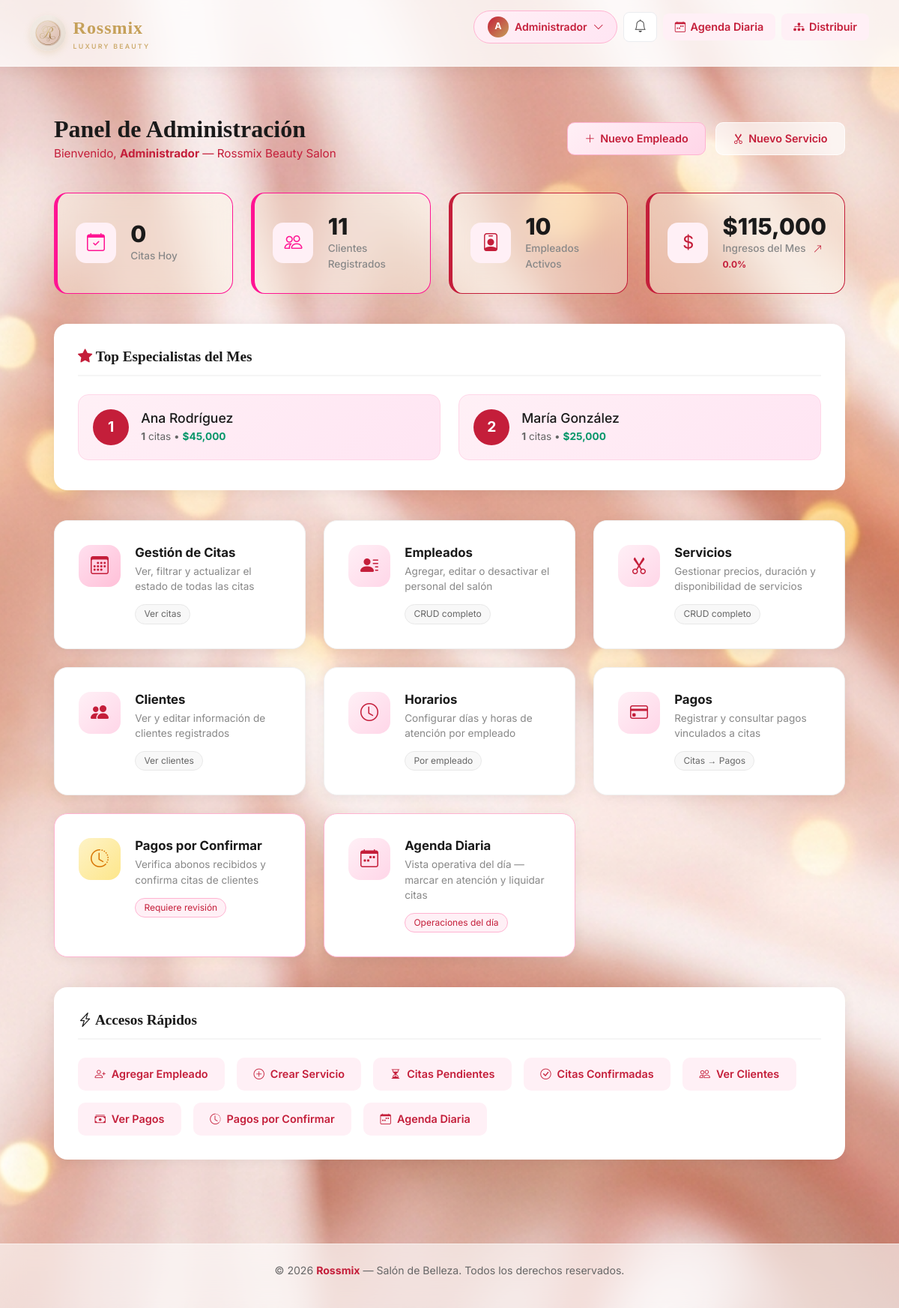
The page /admin/ (signed in) on the database its author committed.
### app/models/usuario.py (models this page shows, shortened)
class Usuario(db.Model):
    __tablename__ = 'usuario'
    __table_args__ = (
        CheckConstraint("telefono ~ '^[0-9]{10}$'", name='ck_usuario_telefono_10_digitos'),
    )
    id = db.Column(db.Integer, primary_key=True)
    nombre = db.Column(db.String(100), nullable=False)
    email = db.Column(db.String(150), unique=True, nullable=False)
    telefono = db.Column(db.String(10), nullable=False)
    password = db.Column(db.String(200), nullable=False)
    tipo_usuario   = db.Column(db.String(20), nullable=False, index=True)
    fecha_registro = db.Column(db.DateTime, default=datetime.now)
    activo         = db.Column(db.Boolean, default=True)
    id_empleado = db.Column(db.Integer, db.ForeignKey('empleados.id_empleado', ondelete='SET NULL'), nullable=True)
    empleado_vinculado = db.relationship('Empleado', foreign_keys=[id_empleado], backref='usuario_cuenta', uselist=False)
    citas = db.relationship('Cita', backref='cliente', lazy=True, foreign_keys='Cita.id_cliente')
    notificaciones = db.relationship('Notificacion', backref='usuario', lazy=True)

### app/models/empleado.py (models this page shows, shortened)
class Empleado(db.Model):
    __tablename__ = 'empleados'
    id_empleado = db.Column(db.Integer, primary_key=True)
    nombre = db.Column(db.String(100), nullable=False)
    especialidad = db.Column(db.String(100))
    activo = db.Column(db.Boolean, default=True)
    fecha_registro = db.Column(db.DateTime, default=datetime.now)
    horarios = db.relationship('HorarioEmpleado', backref='empleado', lazy=True, cascade='all, delete-orphan')
    citas = db.relationship('Cita', backref='empleado', lazy=True)

### app/views/admin/dashboard.py (the view)
@admin_bp.route('/')
@admin_required
def dashboard():
    hoy = datetime.now().date()
    citas_hoy = Cita.query.filter(
        func.date(Cita.fecha_hora_inicio) == hoy,
        Cita.estado.in_(['pendiente_pago', 'confirmada', 'en_atencion'])
    ).count()
    total_clientes = Usuario.query.filter(
        func.lower(func.trim(Usuario.tipo_usuario)) == 'cliente',
        Usuario.activo.is_(True)
    ).count()
    empleados_activos = Empleado.query.filter_by(activo=True).count()
    primer_dia_mes = datetime.now().replace(day=1, hour=0, minute=0, second=0, microsecond=0)
    ingresos_mes = db.session.query(func.sum(Cita.monto_total)).filter(
        Cita.fecha_hora_inicio >= primer_dia_mes,
        Cita.estado.in_(['completada', 'confirmada'])
    ).scalar() or 0
    primer_dia_mes_anterior = primer_dia_mes - relativedelta(months=1)
    ingresos_mes_anterior = db.session.query(func.sum(Cita.monto_total)).filter(
        Cita.fecha_hora_inicio >= primer_dia_mes_anterior,
        Cita.fecha_hora_inicio < primer_dia_mes,
        Cita.estado.in_(['completada', 'confirmada'])
    ).scalar() or 0
    crecimiento_ingresos = 0
    if ingresos_mes_anterior > 0:
        crecimiento_ingresos = ((ingresos_mes - ingresos_mes_anterior) / ingresos_mes_anterior) * 100
    pagos_pendientes = db.session.query(func.count(Cita.id_cita)).filter(
        Cita.estado.in_(['confirmada', 'en_atencion']),
        ~db.session.query(Pago.id_pago).filter(
            Pago.id_cita == Cita.id_cita
        ).exists()
    ).scalar() or 0
    top_especialistas = db.session.query(
        Empleado.nombre,
        func.sum(Cita.monto_total).label('ingresos_generados'),
        func.count(Cita.id_cita).label('total_citas')
    ).join(Cita, Cita.id_empleado == Empleado.id_empleado)\
     .filter(Cita.estado == 'completada')\
     .group_by(Empleado.id_empleado)\
     .order_by(func.sum(Cita.monto_total).desc())\
     .limit(3).all()
    stats = {
        'citas_hoy': citas_hoy,
        'total_clientes': total_clientes,
        'empleados_activos': empleados_activos,
        'ingresos_mes': float(ingresos_mes),
        'ingresos_mes_anterior': float(ingresos_mes_anterior),
        'crecimiento_ingresos': float(crecimiento_ingresos),
        'pagos_pendientes': pagos_pendientes,
        'top_especialistas': top_especialistas
    }
    return render_template('dashboard_admin.html', stats=stats)

### app/templates/dashboard_admin.html (shortened to what this page needs)
{% extends 'base.html' %}
{% block content %}
<div class="admin-wrapper">
    <div class="admin-topbar">
        <div class="admin-topbar-left">
            <h1>Panel de Administración</h1>
            <p style="color: #c41e3a;">Bienvenido, <strong style="color: #c41e3a;">{{ session.nombre }}</strong> — Rossmix Beauty Salon</p>
        </div>
        <div class="admin-topbar-right">
            <button onclick="abrirModalEmpleado()" class="topbar-btn topbar-btn-primary">
                <i class="bi bi-plus-lg"></i> Nuevo Empleado
            </button>
            <button onclick="abrirModalServicio()" class="topbar-btn topbar-btn-outline">
                <i class="bi bi-scissors"></i> Nuevo Servicio
            </button>
        </div>
    </div>
    <div class="stats-row">
        <div class="stat-card pink">
            <div class="stat-icon pink"><i class="bi bi-calendar-check"></i></div>
            <div class="stat-info">
                <div class="stat-num">{{ stats.citas_hoy }}</div>
                <div class="stat-lbl">Citas Hoy</div>
            </div>
        </div>
        <div class="stat-card purple">
            <div class="stat-icon purple"><i class="bi bi-people"></i></div>
            <div class="stat-info">
                <div class="stat-num">{{ stats.total_clientes }}</div>
                <div class="stat-lbl">Clientes Registrados</div>
            </div>
        </div>
        <div class="stat-card gold">
            <div class="stat-icon gold"><i class="bi bi-person-badge"></i></div>
            <div class="stat-info">
                <div class="stat-num">{{ stats.empleados_activos }}</div>
                <div class="stat-lbl">Empleados Activos</div>
            </div>
        </div>
        <div class="stat-card green">
            <div class="stat-icon green"><i class="bi bi-currency-dollar"></i></div>
            <div class="stat-info">
                <div class="stat-num">${{ "{:,.0f}".format(stats.ingresos_mes) }}</div>
                <div class="stat-lbl">
                    Ingresos del Mes
                    <span class="{% if stats.crecimiento_ingresos >= 0 %}text-growth-up{% else %}text-growth-down{% endif %}" style="font-size:0.75rem; font-weight:700; margin-left:0.4rem;">
                        <i class="bi bi-arrow-{% if stats.crecimiento_ingresos >= 0 %}up{% else %}down{% endif %}-right"></i>
                        {{ "{:.1f}".format(stats.crecimiento_ingresos|abs if stats.crecimiento_ingresos else 0) }}%
                    </span>
                </div>
            </div>
        </div>
    </div>
    <div class="quick-section" style="margin-bottom: 2.5rem;">
        <h2><i class="bi bi-star-fill" style="color:#c41e3a;"></i> Top Especialistas del Mes</h2>
        <div style="display:flex; gap:1.5rem; overflow-x:auto; padding-bottom:0.5rem;">
            {% for esp in stats.top_especialistas %}
            <div style="min-width: 280px; flex:1; background:linear-gradient(135deg, #fff0f6, #ffe5f3); border-radius:14px; padding:1.2rem; border:1px solid #ffd6e8; display:flex; align-items:center; gap:1rem;">
                <div style="width:48px; height:48px; border-radius:50%; background:#c41e3a; color:white; display:flex; align-items:center; justify-content:center; font-weight:700; font-size:1.2rem;">
                    {{ loop.index }}
                </div>
                <div>
                    <h3 style="margin:0 0 0.2rem; font-size:1.1rem; color:#1a1a1a;">{{ esp.nombre }}</h3>
                    <div style="font-size:0.85rem; color:#666;">
                        <strong>{{ esp.total_citas }}</strong> citas • <strong style="color:#059669;">${{ "{:,.0f}".format(esp.ingresos_generados) }}</strong>
                    </div>
                </div>
            </div>
            {% else %}
            <p style="color:#888;">No hay datos suficientes este mes.</p>
            {% endfor %}
        </div>
    </div>
    <div class="modules-grid">
        <a href="{{ url_for('admin_citas') }}" class="module-card">
            <div class="module-icon-wrap mi-pink">
                <i class="bi bi-calendar3"></i>
            </div>
            <div class="module-body">
                <h3>Gestión de Citas</h3>
                <p>Ver, filtrar y actualizar el estado de todas las citas</p>
                <span class="module-tag">Ver citas</span>
            </div>
        </a>
        <a href="{{ url_for('admin_empleados') }}" class="module-card">
            <div class="module-icon-wrap mi-purple">
                <i class="bi bi-person-lines-fill"></i>
            </div>
            <div class="module-body">
                <h3>Empleados</h3>
                <p>Agregar, editar o desactivar el personal del salón</p>
                <span class="module-tag">CRUD completo</span>
            </div>
        </a>
        <a href="{{ url_for('admin_servicios') }}" class="module-card">
            <div class="module-icon-wrap mi-teal">
                <i class="bi bi-scissors"></i>
            </div>
            <div class="module-body">
                <h3>Servicios</h3>
                <p>Gestionar precios, duración y disponibilidad de servicios</p>
                <span class="module-tag">CRUD completo</span>
            </div>
        </a>
        <a href="{{ url_for('admin_clientes') }}" class="module-card">
            <div class="module-icon-wrap mi-gold">
                <i class="bi bi-people-fill"></i>
            </div>
            <div class="module-body">
                <h3>Clientes</h3>
                <p>Ver y editar información de clientes registrados</p>
                <span class="module-tag">Ver clientes</span>
            </div>
        </a>
        <a href="{{ url_for('admin_horarios') }}" class="module-card">
            <div class="module-icon-wrap mi-blue">
                <i class="bi bi-clock"></i>
            </div>
            <div class="module-body">
                <h3>Horarios</h3>
                <p>Configurar días y horas de atención por empleado</p>
                <span class="module-tag">Por empleado</span>
            </div>
        </a>
        <a href="{{ url_for('admin_pagos') }}" class="module-card">
            <div class="module-icon-wrap mi-teal" style="background:linear-gradient(135deg,#fff0f6,#ffd6e8);color:#c41e3a;">
                <i class="bi bi-credit-card"></i>
            </div>
            <div class="module-body">
                <h3>Pagos</h3>
                <p>Registrar y consultar pagos vinculados a citas</p>
                <span class="module-tag">Citas → Pagos</span>
            </div>
        </a>
        <a href="{{ url_for('admin_pagos_confirmar') }}" class="module-card" style="border-color:#ffb3d1;">
            <div class="module-icon-wrap mi-gold" style="background:linear-gradient(135deg,#fef3c7,#fde68a);color:#d97706;">
                <i class="bi bi-clock-history"></i>
            </div>
            <div class="module-body">
                <h3>Pagos por Confirmar
                </h3>
                <p>Verifica abonos recibidos y confirma citas de clientes</p>
                <span class="module-tag" style="background:#fff0f6;color:#c41e3a;border-color:#ffb3d1;">Requiere revisión</span>
            </div>
        </a>
        <a href="{{ url_for('admin_agenda_diaria') }}" class="module-card" style="border-color:#ffb3d1;">
            <div class="module-icon-wrap mi-blue" style="background:linear-gradient(135deg,#fff0f6,#ffd6e8);color:#c41e3a;">
                <i class="bi bi-calendar-week"></i>
            </div>
            <div class="module-body">
                <h3>Agenda Diaria</h3>
                <p>Vista operativa del día — marcar en atención y liquidar citas</p>
                <span class="module-tag" style="background:#fff0f6;color:#c41e3a;border-color:#ffb3d1;">Operaciones del día</span>
            </div>
        </a>
    </div>
    <div class="quick-section">
        <h2><i class="bi bi-lightning-charge"></i> Accesos Rápidos</h2>
        <div class="quick-links">
            <a href="{{ url_for('admin_empleados_crear') }}" class="quick-link ql-pink">
                <i class="bi bi-person-plus"></i> Agregar Empleado
            </a>
            <a href="{{ url_for('admin_servicios_crear') }}" class="quick-link ql-teal">
                <i class="bi bi-plus-circle"></i> Crear Servicio
            </a>
            <a href="{{ url_for('admin_citas') }}?estado=pendiente_pago" class="quick-link ql-gold">
                <i class="bi bi-hourglass-split"></i> Citas Pendientes
            </a>
            <a href="{{ url_for('admin_citas') }}?estado=confirmada" class="quick-link ql-purple">
                <i class="bi bi-check-circle"></i> Citas Confirmadas
            </a>
            <a href="{{ url_for('admin_clientes') }}" class="quick-link ql-blue">
                <i class="bi bi-people"></i> Ver Clientes
            </a>
            <a href="{{ url_for('admin_pagos') }}" class="quick-link ql-teal">
                <i class="bi bi-cash-stack"></i> Ver Pagos
            </a>
            <a href="{{ url_for('admin_pagos_confirmar') }}" class="quick-link" style="background:#fff0f6;color:#c41e3a;">
                <i class="bi bi-clock-history"></i> Pagos por Confirmar
            </a>
            <a href="{{ url_for('admin_agenda_diaria') }}" class="quick-link" style="background:#fff0f6;color:#c41e3a;">
                <i class="bi bi-calendar-week"></i> Agenda Diaria
            </a>
        </div>
    </div>
</div>
{% endblock %}

### app/templates/base.html (shortened to what this page needs)
<!DOCTYPE html>
<html lang="es">
<head>
    <link rel="stylesheet" href="https://cdn.jsdelivr.net/npm/bootstrap-icons@1.11.3/font/bootstrap-icons.min.css">
    <link rel="stylesheet" href="https://cdn.jsdelivr.net/npm/bootstrap@5.3.2/dist/css/bootstrap.min.css">
    <link rel="stylesheet" href="{{ url_for('static', filename='style.css', v='20260818-2') }}">
</head>
<body>
<nav>
    <div class="nav-inner">
        <a href="{{ url_for('main.index') }}" class="logo">
            <img src="{{ url_for('static', filename='images/logo_rossmix_r.png') }}" alt="Rossmix Luxury Beauty">
            <span class="logo-text">Rossmix<small>Luxury Beauty</small></span>
        </a>
        <ul>
            {% if session.usuario_id and request.endpoint != 'main.index' %}
                <li class="profile-dropdown-wrap">
                    <a href="#" class="profile-btn" id="profileBtn">
                        <span class="avatar">{{ session.nombre[0]|upper }}</span>
                        {{ session.nombre|title }}
                        <i class="bi bi-chevron-down icon-small"></i>
                    </a>
                </li>
                <li class="nav-item-notif">
                    <a href="#" id="btnNotifs" title="Notificaciones" class="notif-button">
                        <i class="bi bi-bell icon-bell"></i>
                    </a>
                </li>
                {% if session.tipo_usuario == 'admin' %}
                    <li>
                        <a href="{{ url_for('admin.agenda_diaria') }}" class="nav-chip blue">
                            <i class="bi bi-calendar-week"></i> Agenda Diaria
                        </a>
                    </li>
                    <li>
                        <a href="{{ url_for('admin.citas_distribucion') }}" class="nav-chip purple">
                            <i class="bi bi-diagram-3-fill"></i> Distribuir
                        </a>
                    </li>
                {% elif session.tipo_usuario == 'especialista' %}
                    <li>
                        <a href="{{ url_for('especialista.citas_disponibles') }}" class="nav-chip pink">
                            <i class="bi bi-lightning-fill"></i> Disponibles
                        </a>
                    </li>
                {% else %}
                    <li><a href="{{ url_for('citas.agendar_paso1') }}" class="nav-chip pink"><i class="bi bi-plus-circle"></i> Agendar</a></li>
                {% endif %}
            {% else %}
                <li><a href="{{ url_for('main.index') }}">Inicio</a></li>
                <li><a href="{{ url_for('auth.login') }}">Iniciar Sesión</a></li>
                <li><a href="{{ url_for('auth.registro') }}" class="nav-chip pink">Registrarse</a></li>
            {% endif %}
        </ul>
    </div>
</nav>
<div class="page-wrap">
    {% block content %}{% endblock %}
</div>
<footer>
    <div class="footer-inner">
        <p>&copy; 2026 <strong>Rossmix</strong> — Salón de Belleza. Todos los derechos reservados.</p>
    </div>
</footer>
</body>
</html>

### rows shown on the page
Usuario: nombre "Administrador"
Empleado: nombre "Ana Rodríguez", total_citas "1", ingresos_generados "45,000"
Empleado: nombre "María González", total_citas "1", ingresos_generados "25,000"

### other values the page prints
{{ session.nombre[0]|upper }} "A"
{{ stats.citas_hoy }} "0"
{{ stats.total_clientes }} "11"
{{ stats.empleados_activos }} "10"
{{ "{:,.0f}".format(stats.ingresos_mes) }} "115,000"
